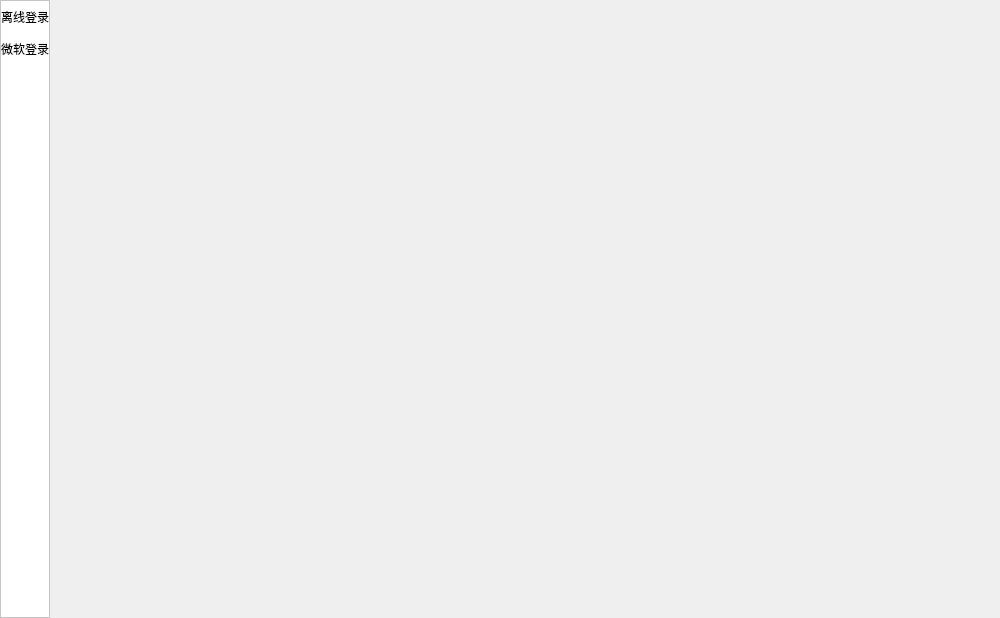
<?xml version="1.0" encoding="UTF-8"?>
<ui version="4.0">
 <class>CreateUser</class>
 <widget class="QWidget" name="CreateUser">
  <property name="geometry">
   <rect>
    <x>0</x>
    <y>0</y>
    <width>1000</width>
    <height>618</height>
   </rect>
  </property>
  <property name="windowTitle">
   <string>创建用户</string>
  </property>
  <layout class="QGridLayout" name="gridLayout">
   <property name="leftMargin">
    <number>0</number>
   </property>
   <property name="topMargin">
    <number>0</number>
   </property>
   <property name="rightMargin">
    <number>0</number>
   </property>
   <property name="bottomMargin">
    <number>0</number>
   </property>
   <property name="spacing">
    <number>0</number>
   </property>
   <item row="0" column="0">
    <widget class="QFrame" name="f_panel">
     <property name="maximumSize">
      <size>
       <width>80</width>
       <height>16777215</height>
      </size>
     </property>
     <property name="styleSheet">
      <string notr="true">QPushButton{
    border:none;
}
QPushButton:hover{
    background-color:rgb(200,200,200);
}
QPushButton:checked{
    border-right:2px solid black;
}
QFrame{
	background-color:rgb(255,255,255);
}</string>
     </property>
     <property name="frameShape">
      <enum>QFrame::StyledPanel</enum>
     </property>
     <property name="frameShadow">
      <enum>QFrame::Raised</enum>
     </property>
     <layout class="QGridLayout" name="gridLayout_2">
      <property name="leftMargin">
       <number>0</number>
      </property>
      <property name="topMargin">
       <number>0</number>
      </property>
      <property name="rightMargin">
       <number>0</number>
      </property>
      <property name="bottomMargin">
       <number>0</number>
      </property>
      <property name="spacing">
       <number>0</number>
      </property>
      <item row="1" column="1">
       <widget class="QPushButton" name="pb_microsoft">
        <property name="minimumSize">
         <size>
          <width>0</width>
          <height>32</height>
         </size>
        </property>
        <property name="text">
         <string>微软登录</string>
        </property>
        <property name="checkable">
         <bool>true</bool>
        </property>
        <property name="autoExclusive">
         <bool>true</bool>
        </property>
       </widget>
      </item>
      <item row="0" column="1">
       <widget class="QPushButton" name="pb_offline">
        <property name="minimumSize">
         <size>
          <width>0</width>
          <height>32</height>
         </size>
        </property>
        <property name="text">
         <string>离线登录</string>
        </property>
        <property name="checkable">
         <bool>true</bool>
        </property>
        <property name="autoExclusive">
         <bool>true</bool>
        </property>
       </widget>
      </item>
      <item row="2" column="1">
       <spacer name="verticalSpacer">
        <property name="orientation">
         <enum>Qt::Vertical</enum>
        </property>
        <property name="sizeHint" stdset="0">
         <size>
          <width>20</width>
          <height>40</height>
         </size>
        </property>
       </spacer>
      </item>
     </layout>
    </widget>
   </item>
   <item row="0" column="1">
    <widget class="QStackedWidget" name="sw_way"/>
   </item>
  </layout>
 </widget>
 <resources/>
 <connections/>
</ui>
